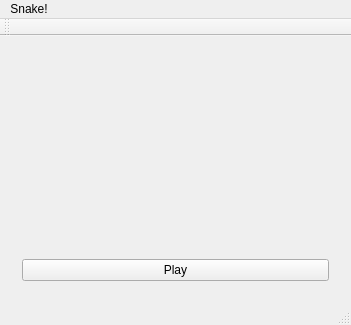
<?xml version="1.0" encoding="UTF-8"?>
<ui version="4.0">
 <class>MainWindow</class>
 <widget class="QMainWindow" name="MainWindow">
  <property name="geometry">
   <rect>
    <x>0</x>
    <y>0</y>
    <width>351</width>
    <height>325</height>
   </rect>
  </property>
  <property name="windowTitle">
   <string>MainWindow</string>
  </property>
  <widget class="QWidget" name="centralWidget">
   <layout class="QGridLayout" name="gridLayout_2">
    <item row="0" column="0">
     <widget class="QFrame" name="frame">
      <layout class="QGridLayout" name="gridLayout">
       <item row="0" column="0">
        <widget class="QLabel" name="label">
         <property name="styleSheet">
          <string notr="true">font: 13pt &quot;.SF NS Text&quot;;</string>
         </property>
         <property name="text">
          <string/>
         </property>
         <property name="alignment">
          <set>Qt::AlignCenter</set>
         </property>
        </widget>
       </item>
       <item row="1" column="0">
        <spacer name="verticalSpacer">
         <property name="orientation">
          <enum>Qt::Vertical</enum>
         </property>
         <property name="sizeHint" stdset="0">
          <size>
           <width>20</width>
           <height>40</height>
          </size>
         </property>
        </spacer>
       </item>
       <item row="2" column="0">
        <widget class="QPushButton" name="pushButton">
         <property name="text">
          <string>Play</string>
         </property>
        </widget>
       </item>
      </layout>
     </widget>
    </item>
   </layout>
  </widget>
  <widget class="QToolBar" name="mainToolBar">
   <attribute name="toolBarArea">
    <enum>TopToolBarArea</enum>
   </attribute>
   <attribute name="toolBarBreak">
    <bool>false</bool>
   </attribute>
  </widget>
  <widget class="QStatusBar" name="statusBar"/>
  <widget class="QMenuBar" name="menuBar">
   <property name="geometry">
    <rect>
     <x>0</x>
     <y>0</y>
     <width>351</width>
     <height>22</height>
    </rect>
   </property>
   <widget class="QMenu" name="menuSnake">
    <property name="title">
     <string>Snake!</string>
    </property>
   </widget>
   <addaction name="menuSnake"/>
  </widget>
 </widget>
 <layoutdefault spacing="6" margin="11"/>
 <resources/>
 <connections/>
</ui>
